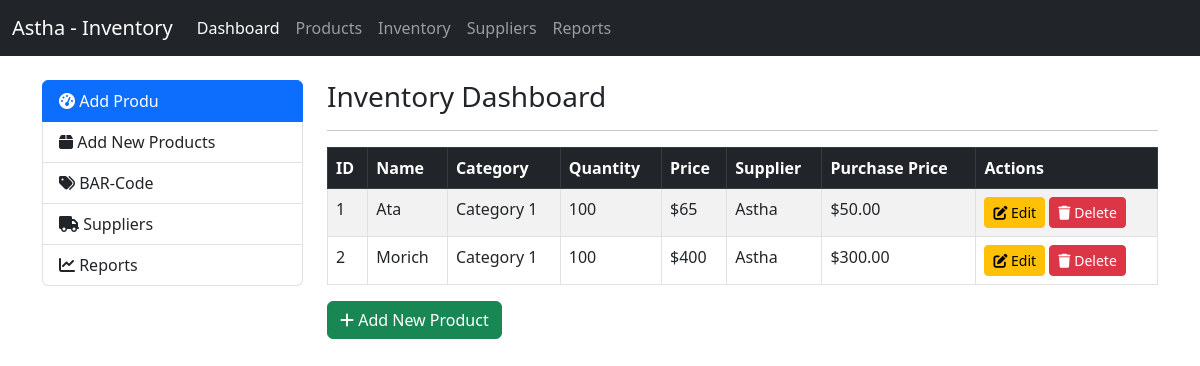
The app's page /supper_admin/product/ with its own data.
### supper_admin/models.py (models this page shows)
class product(models.Model):
    p_name = models.CharField(max_length=100)
    quantity = models.PositiveIntegerField()
    price = models.PositiveIntegerField()
    supplier = models.CharField(max_length=255)
    purchase_price = models.DecimalField(max_digits=10, decimal_places=2)

### supper_admin/views.py (the view)
# urls.py: path('product/', views.product_list),
def product_list(request):
    products = product.objects.all()
    return render(request, 'supper_admin/product_list.html', {'products': products})

### templates/supper_admin/product_list.html (shortened to what this page needs)
{% extends 'supper_admin/super_admin.html' %}
{% block sidebar %}
<div class="container mt-4">
    <div class="row">
        <div class="col-md-3">
            <div class="list-group">
                <a href="#" class="list-group-item list-group-item-action active">
                    <i class="fas fa-tachometer-alt"></i> Add Produ
                </a>
                <a href="/supper_admin/product/" class="list-group-item list-group-item-action"><i class="fas fa-box"></i>
                    Add New Products</a>
                <a href="/supper_admin/barcode-generator/" class="list-group-item list-group-item-action"><i class="fas fa-tags"></i>
                    BAR-Code</a>
                <a href="#" class="list-group-item list-group-item-action"><i class="fas fa-truck"></i>
                    Suppliers</a>
                <a href="#" class="list-group-item list-group-item-action"><i class="fas fa-chart-line"></i>
                    Reports</a>
            </div>
        </div>
<div class="col-md-9">
    <h3>Inventory Dashboard</h3>
    <hr>
    <div class="table-responsive">
        <table class="table table-striped table-bordered">
            <thead class="table-dark">
                <tr>
                    <th>ID</th>
                    <th>Name</th>
                    <th>Category</th>
                    <th>Quantity</th>
                    <th>Price</th>
                    <th>Supplier</th>
                    <th>Purchase Price</th>
                    <th>Actions</th>
                </tr>
            </thead>
            <tbody>
                {% for product in products %}
                <tr>
                    <td>{{product.id}}</td>
                    <td>{{product.p_name}}</td>
                    <td>Category 1</td>
                    <td>{{product.quantity}}</td>
                    <td>${{product.price}}</td>
                    <td>{{product.supplier}}</td>
                    <td>${{product.purchase_price}}</td>
                    <td>
                        <button class="btn btn-warning btn-sm"><i class="fas fa-edit"></i> Edit</button>
                        <button class="btn btn-danger btn-sm"><i class="fas fa-trash"></i> Delete</button>
                    </td>
                </tr>
                {% endfor %}
            </tbody>
        </table>
            </div>
<button class="btn btn-success" data-bs-toggle="modal" data-bs-target="#addProductModal">
    <i class="fas fa-plus"></i> Add New Product
</button>
</div>
</div>
</div>
{% endblock %}

### records on screen
product: id "1", p_name "Ata", quantity "100", price "65", supplier "Astha", purchase_price "50.00"
product: id "2", p_name "Morich", quantity "100", price "400", supplier "Astha", purchase_price "300.00"
